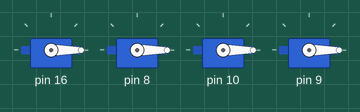
The sketch below on a simulated Arduino Leonardo, built with avr-gcc and run on an emulated ATmega32U4. Parts: 4 × servo.

Above: at 0.1 s.
At 5.1 s:
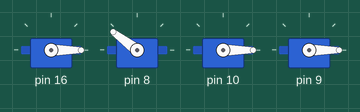
Timing chart, 0 to 6.6 s (numbered marks = the images above):
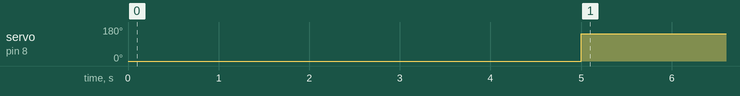

Measured:
- by itself, servo on pin 8: 0° → 143° at 5.0 s

The sketch:

firmware.ino
```cpp
#include "./return_home.h"
#include "./motor_control.h"
#include "./IBUS_Receiver.h"

//all user settings are included from this file
#include "./settings.h"


//uncomment next line for channel debugging
//#define SERIAL_WRITE_CHANNEL_OUT

//uncomment next line for pulse_map debugging
//#define SERIAL_WRITE_PULSE_MAP

//uncomment next line for temp_speed debugging
//#define SERIAL_WRITE_TEMP_SPEED

#define rh rclass
#define IBus IBus_Receiver

//create brushless motors
BrushlessMotor m1(BrushlessNr1);
BrushlessMotor m2(BrushlessNr2);
BrushlessMotor m3(BrushlessNr3);
BrushlessMotor m4(BrushlessNr4);


IBus receiver;                          //receiver init
Channels1to4_read Channels1to4;         //for return value of channel read

int pulse_map_CH1, pulse_map_CH2, pulse_map_CH3, pulse_map_CH4;


//maps all read values from function void readChannels
void mapReads(int lowChannel, int highChannel);


//returns 0, 1 or 2 depending on which value is currently mapped on pulse_map_CH6
int evaluateCh6(int val) {
  if (val == 1500) return 0;
  else if (val == 2000) return 1;
  else if (val == 1750) return 2;
}

//bool rh.returnHome(void);
//TODO: complex function which returns the drone home


//writes all motors
void write_motors(void) {
  m1.writeMotor();
  m2.writeMotor();
  m3.writeMotor();
  m4.writeMotor();
}

//resets speed of all motors
void reset_speed(void) {
  m1.setSpd(0);
  m2.setSpd(0);
  m3.setSpd(0);
  m4.setSpd(0);
}

//power off for drone
void poweroff() {
  reset_speed();
  write_motors();
  exit(0);
}

void setup() {
  //sensor_setup();                 //setups all sensors needed for return_home

  IBus_Receiver_Init();

  m1.BrushlessMotorInit();
  m2.BrushlessMotorInit();
  m3.BrushlessMotorInit();
  m4.BrushlessMotorInit();

  delay(5000);                      //delay for ESC init
}

int max_of_4(int a, int b, int c, int d) {
  int temp1 = max(a, b);
  int temp2 = max(c, d);
  return max(temp1, temp2);
}


int temp_spd1, temp_spd2, temp_spd3, temp_spd4;
void loop() {
  switch (evaluateCh6(receiver.readChannel6())) {
    case 0: break;
    case 1: poweroff();
            break;
    case 2: break;                            //change later for return home
  }

  temp_spd1 = temp_spd2 = temp_spd3 = temp_spd4 = 0;

  Channels1to4 = receiver.readChannels1to4();
  pulse_map_CH1 = map(Channels1to4.arr[0], RECEIVER_RANGE_MIN, RECEIVER_RANGE_MAX, CH_1_2_4_SENS_LOW, CH_1_2_4_SENS_HIGH);
  pulse_map_CH2 = map(Channels1to4.arr[1], RECEIVER_RANGE_MIN, RECEIVER_RANGE_MAX, CH_1_2_4_SENS_LOW, CH_1_2_4_SENS_HIGH);
  pulse_map_CH3 = map(Channels1to4.arr[2], RECEIVER_RANGE_MIN, RECEIVER_RANGE_MAX, CH_3_MIN_THROTTLE, CH_3_MAX_THROTTLE);
  pulse_map_CH4 = map(Channels1to4.arr[3], RECEIVER_RANGE_MIN, RECEIVER_RANGE_MAX, CH_1_2_4_SENS_LOW, CH_1_2_4_SENS_HIGH);

  #ifdef SERIAL_WRITE_PULSE_MAP
  Serial.print("pulse_map_CH1: ");
  Serial.println(pulse_map_CH1);
  Serial.print("pulse_map_CH2: ");
  Serial.println(pulse_map_CH2);
  Serial.print("pulse_map_CH3: ");
  Serial.println(pulse_map_CH3);
  Serial.print("pulse_map_CH4: ");
  Serial.println(pulse_map_CH4);

  delay(200);   //delay for printing
  #endif //SERIAL_WRITE_PULSE_MAP

  #ifdef SERIAL_WRITE_CHANNEL_OUT
  Serial.print("Channel 1: ");
  Serial.println(Channels1to4.arr[0]);
  Serial.print("Channel 2: ");
  Serial.println(Channels1to4.arr[1]);
  Serial.print("Channel 3: ");
  Serial.println(Channels1to4.arr[2]);
  Serial.print("Channel 4: ");
  Serial.println(Channels1to4.arr[3]);

  delay(200);   //delay for printing
  #endif //SERIAL_WRITE_CHANNEL_OUT

  //add spd of CH1 to motors      ROLL
  if (pulse_map_CH1 > 0) {
    temp_spd3 += pulse_map_CH1;
    temp_spd4 += pulse_map_CH1;
  }
  else {  //if(pulse_map_CH1<0)
    temp_spd1 += -pulse_map_CH1;
    temp_spd2 += -pulse_map_CH1;
  }


  //add spd of CH2 to motors      PITCH
  if (pulse_map_CH2 > 0) {
    temp_spd1 += pulse_map_CH2;
    temp_spd3 += pulse_map_CH2;
  }
  else {  //if(pulse_map_CH<0)
    temp_spd2 += -pulse_map_CH2;
    temp_spd4 += -pulse_map_CH2;
  }


  //add spd of CH4 to motors      YAW
  if (pulse_map_CH4 > 0) {
    temp_spd1 += pulse_map_CH4;
    temp_spd4 += pulse_map_CH4;
  }
  else {  //if(pulse_map_CH<=0)
    temp_spd2 += -pulse_map_CH4;
    temp_spd3 += -pulse_map_CH4;
  }


  //add spd of CH3 to motors      THROTTLE
  int temp_comparison = max_of_4(temp_spd1, temp_spd2, temp_spd3, temp_spd4);
  if (temp_comparison + pulse_map_CH3 >= CH_3_MAX_THROTTLE) {                   //bounds detection to not surpass motor spd limit
    int temp_val = (temp_comparison + pulse_map_CH3) - CH_3_MAX_THROTTLE;
    temp_spd1 += pulse_map_CH3 - temp_val;
    temp_spd2 += pulse_map_CH3 - temp_val;
    temp_spd3 += pulse_map_CH3 - temp_val;
    temp_spd4 += pulse_map_CH3 - temp_val;
  }
  else {
    temp_spd1 += pulse_map_CH3;
    temp_spd2 += pulse_map_CH3;
    temp_spd3 += pulse_map_CH3;
    temp_spd4 += pulse_map_CH3;
  }

  #ifdef SERIAL_WRITE_TEMP_SPEED
  Serial.print("temp_spd1: ");
  Serial.println(temp_spd1);
  Serial.print("temp_spd2: ");
  Serial.println(temp_spd2);
  Serial.print("temp_spd3: ");
  Serial.println(temp_spd3);
  Serial.print("temp_spd4: ");
  Serial.println(temp_spd4);

  delay(200);
  #endif //SERIAL_WRITE_TEMP_SPEED

  //write speeds to ESC's and set speeds to 0 afterwards
  m1.setSpd(temp_spd1);
  m2.setSpd(temp_spd2);
  m3.setSpd(temp_spd3);
  m4.setSpd(temp_spd4);
  write_motors();
  reset_speed();                    //sets speed of all motors to 0
}
```

FlySkyIBus_Decoder.cpp
```cpp
/*
 * Simple interface to the Fly Sky IBus RC system.
 */

#include <Arduino.h>
#include "FlySkyIBus_Decoder.h"

FlySkyIBus IBus;

void FlySkyIBus::begin(HardwareSerial& serial)
{
  serial.begin(115200);
  begin((Stream&)serial);
}

void FlySkyIBus::begin(Stream& stream)
{
  this->stream = &stream;
  this->state = DISCARD;
  this->last = millis();
  this->ptr = 0;
  this->len = 0;
  this->chksum = 0;
  this->lchksum = 0;
}

void FlySkyIBus::loop(void)
{
  while (stream->available() > 0)
  {
    uint32_t now = millis();
    if (now - last >= PROTOCOL_TIMEGAP)
    {
      state = GET_LENGTH;
    }
    last = now;

    uint8_t v = stream->read();
    switch (state)
    {
      case GET_LENGTH:
        if (v <= PROTOCOL_LENGTH)
        {
          ptr = 0;
          len = v - PROTOCOL_OVERHEAD;
          chksum = 0xFFFF - v;
          state = GET_DATA;
        }
        else
        {
          state = DISCARD;
        }
        break;

      case GET_DATA:
        buffer[ptr++] = v;
        chksum -= v;
        if (ptr == len)
        {
          state = GET_CHKSUML;
        }
        break;

      case GET_CHKSUML:
        lchksum = v;
        state = GET_CHKSUMH;
        break;

      case GET_CHKSUMH:
        // Validate checksum
        if (chksum == (v << 8) + lchksum)
        {
          // Execute command - we only know command 0x40
          switch (buffer[0])
          {
            case PROTOCOL_COMMAND40:
              // Valid - extract channel data
              for (uint8_t i = 1; i < PROTOCOL_CHANNELS * 2 + 1; i += 2)
              {
                channel[i / 2] = buffer[i] | (buffer[i + 1] << 8);
              }
              break;

            default:
              break;
          }
        }
        state = DISCARD;
        break;

      case DISCARD:
      default:
        break;
    }
  }
}

uint16_t FlySkyIBus::readChannel(uint8_t channelNr)
{
  if (channelNr < PROTOCOL_CHANNELS)
  {
    return channel[channelNr];
  }
  else
  {
    return 0;
  }
}
```

FlySkyIBus_Decoder.h
```cpp
/*
 * Simple interface to the Fly Sky IBus RC system.
 */
#ifndef DECODER.h
#define DECODER.h


#include <inttypes.h>

class HardwareSerial;
class Stream;

class FlySkyIBus
{
public:
  void begin(HardwareSerial& serial);
  void begin(Stream& stream);
  void loop(void);
  uint16_t readChannel(uint8_t channelNr);

private:
  enum State
  {
    GET_LENGTH,
    GET_DATA,
    GET_CHKSUML,
    GET_CHKSUMH,
    DISCARD,
  };

  static const uint8_t PROTOCOL_LENGTH = 0x20;
  static const uint8_t PROTOCOL_OVERHEAD = 3; // <len><cmd><data....><chkl><chkh>
  static const uint8_t PROTOCOL_TIMEGAP = 3; // Packets are received very ~7ms so use ~half that for the gap
  static const uint8_t PROTOCOL_CHANNELS = 10;
  static const uint8_t PROTOCOL_COMMAND40 = 0x40; // Command is always 0x40

  uint8_t state;
  Stream* stream;
  uint32_t last;
  uint8_t buffer[PROTOCOL_LENGTH];
  uint8_t ptr;
  uint8_t len;
  uint16_t channel[PROTOCOL_CHANNELS];
  uint16_t chksum;
  uint8_t lchksum;
};

extern FlySkyIBus IBus;

#endif  //DECODER.h
```

IBUS_Receiver.cpp
```cpp
#include <Arduino.h>
#include "IBUS_Receiver.h"
#include "settings.h"

#include "FlySkyIBus_Decoder.h"

IBus_Receiver::IBus_Receiver(){
    for(int i=0; i<nr_of_channels; i++){
        channels[i].setChannelNr(i);
    }
}

void IBus_Receiver_Init(){
    Serial.begin(115200);
    IBus.begin(SERIAL_INPUT);
}

Channels1to4_read IBus_Receiver::readChannels1to4(void){
    IBus.loop();

    Channels1to4_read temp;
    for(int i=0; i<4; i++){
        temp.arr[i] = channels[i].readValue();
    }
    /*
    Serial.print("Channel.temp 1: ");
    Serial.println(temp.arr[0]);
    Serial.print("Channel.temp 2: ");
    Serial.println(temp.arr[1]);
    Serial.print("Channel.temp 3: ");
    Serial.println(temp.arr[2]);
    Serial.print("Channel.temp 4: ");
    Serial.println(temp.arr[3]);
    */
    return temp;
}

int IBus_Receiver::readChannel6(void){
    IBus.loop();
    return channels[5].readValue();
}


Channel::Channel(){
}

int Channel::readValue(void){
    value = IBus.readChannel(channelNr);
    return value;
}

void Channel::setChannelNr(int x){
    channelNr = x;
}
```

IBUS_Receiver.h
```cpp
#ifndef IBUS_Receiver
#define IBUS_Receiver

typedef struct Channels1to4_read{
    int arr[4];
};

class Channel{
    private:
        int value;
        int channelNr;
    public:
        Channel();
        int readValue(void);
        void setChannelNr(int x);
};

void IBus_Receiver_Init();

#define nr_of_channels 6                      //defining the number of channels
class IBus_Receiver{
    private:
        Channel channels [nr_of_channels];
    public:
        IBus_Receiver();
        Channels1to4_read readChannels1to4(void);
        int readChannel6(void);
        //void loop(void);
};


#endif  //IBUS_Receiver
```

motor_control.cpp
```cpp
#include <Arduino.h>
#include "motor_control.h"

#include "./settings.h"

BrushlessMotor::BrushlessMotor(int x) : pin(x) {
}

void BrushlessMotor::BrushlessMotorInit(){
  motorType.attach(pin, ESC_RANGE_MIN, ESC_RANGE_MAX);
  motorType.writeMicroseconds(ESC_RANGE_MIN);
}

void BrushlessMotor::setSpd(int _spd){
    spd = _spd;
}

void BrushlessMotor::writeMotor(void){
    int locspd = map(spd, CH_3_MIN_THROTTLE, CH_3_MAX_THROTTLE, ESC_RANGE_MIN, ESC_RANGE_MAX);
    motorType.writeMicroseconds(locspd);             //write speed to servo (motorType of type Servo)
}
```

motor_control.h
```cpp
#ifndef motor_control_h
#define motor_control_h

#include <Servo.h>

class BrushlessMotor{
    private:
        Servo motorType;
        int spd;                        //range of 0 - 1000
        int pin;
    public:
        BrushlessMotor(int x);
        void BrushlessMotorInit(void);  //initializes the Brushless Motor (must be used in void setup() function)
        void writeMotor(void);          //write private var speed to motor
        void setSpd(int _spd);          //public method to set speed of motor
};

#endif  //motor_control_h
```

return_home.cpp
```cpp
#include <Arduino.h>
#include "return_home.h"

//IR_sensor
#define IR_sensor_pin 4
bool isObstacle = HIGH;         //HIGH means no obstacle

//ultrasonic_sensor
#define echoPin 2
#define trigPin 3
long duration;                  //duration of sound
int distance;                   //distance measurement

rclass::rclass(){
}

bool rclass::returnHome();
//main function for returning home

void rclass::sensor_setup(){
    pinMode(IR_sensor_pin, INPUT);
    pinMode(trigPin, OUTPUT);
    pinMode(echoPin, INPUT);
}

//rclass return_home = rclass();
```

return_home.h
```cpp
#ifndef return_home
#define return_home

class rclass{
  public:
    rclass();
    bool returnHome();
    void sensor_setup();
};

//extern return_home;

#endif  //return_home
```

settings.h
```cpp
#ifndef settings_h
#define settings_h

//! USER SETTINGS BEGIN HERE

//define Serial Input for IBUS Receiver Output
#define SERIAL_INPUT Serial1

//define pins of all 4 brushless motors
#define BrushlessNr1 16
#define BrushlessNr2 8
#define BrushlessNr3 10
#define BrushlessNr4 9

//define pins of GY-521 Gyroscope
#define GY521_SCL A3
#define GY521_SDA A2

//define sensitivity of all channels exept THROTTLE
#define CH_1_2_4_SENS_LOW -200
#define CH_1_2_4_SENS_HIGH 199

//define range of THROTTLE
#define CH_3_MIN_THROTTLE 0
#define CH_3_MAX_THROTTLE 1000

//ESC PWM RANGE
#define ESC_RANGE_MIN 1000
#define ESC_RANGE_MAX 2000

//RECEIVER PWM RANGE
#define RECEIVER_RANGE_MIN 1000
#define RECEIVER_RANGE_MAX 2000


//! USER SETTINGS END HERE


#endif  //settings_h
```
